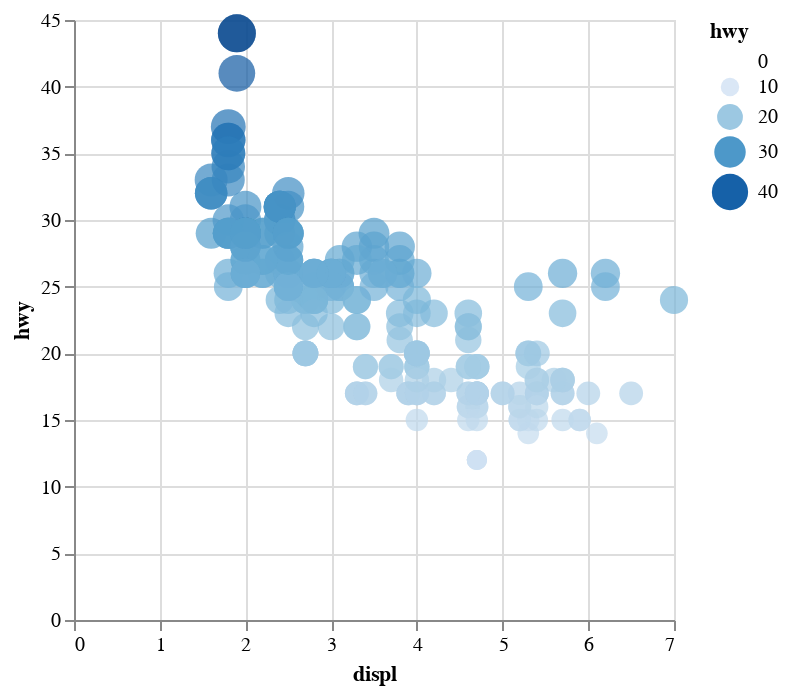

The notebook cell this image was saved under:
### Code cell
scatter_plot = alt.Chart(cars).mark_circle().encode(
    x = 'displ',
    y = 'hwy'
)

scatter_plot.show()

### Figure 1 — Vega-Lite specification as saved in the notebook (floating-point values rounded to 4 significant figures; data arrays with more than 128 entries replaced by an {"elided": "..."} marker saying what was removed)
{"config": {"view": {"continuousWidth": 300, "continuousHeight": 300}}, "data": {"name": "data-f2e5fc48d166660362d2eb88eb59dc11"}, "mark": {"type": "circle"}, "encoding": {"color": {"field": "hwy", "type": "quantitative"}, "size": {"field": "hwy", "type": "quantitative"}, "x": {"field": "displ", "type": "quantitative"}, "y": {"field": "hwy", "type": "quantitative"}}, "$schema": "https://vega.github.io/schema/vega-lite/v6.1.0.json", "datasets": {"data-f2e5fc48d166660362d2eb88eb59dc11": {"elided": "234 records"}}}
